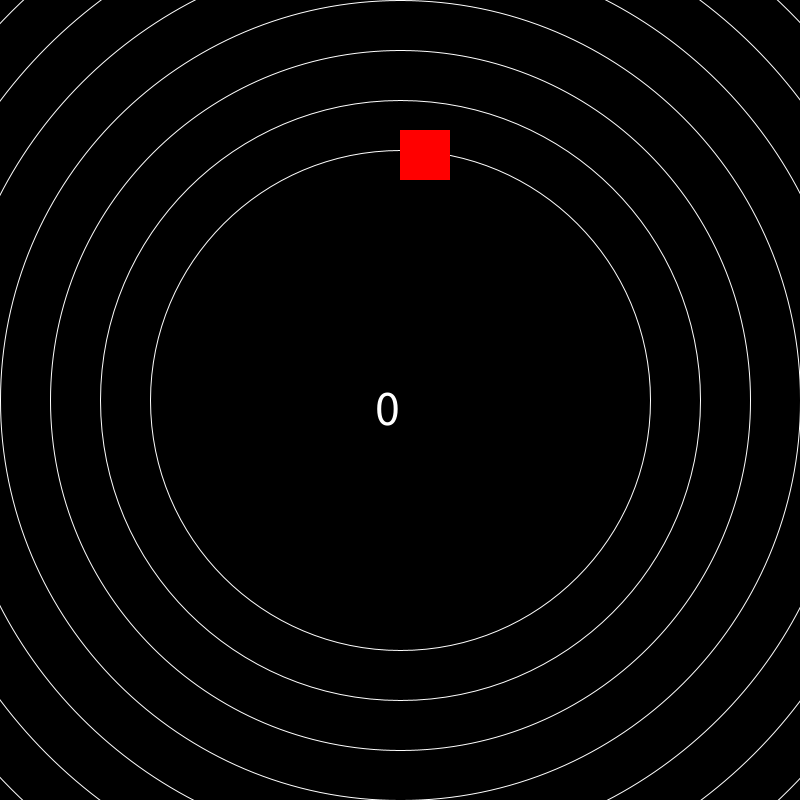
Frame 1 (no input)
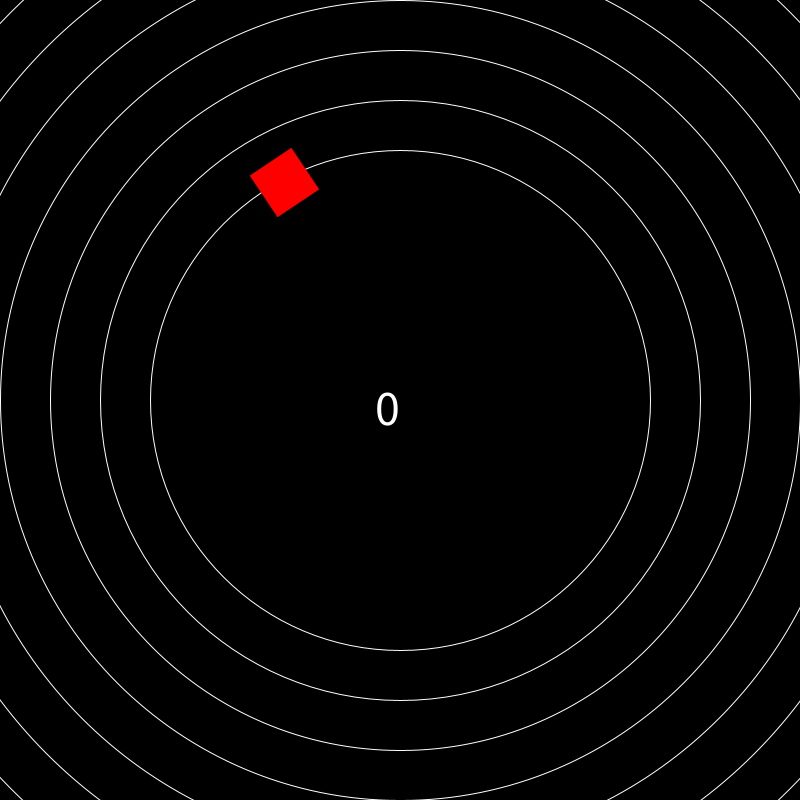
Frame 60 (the mouse pressed at the canvas centre just before this capture)
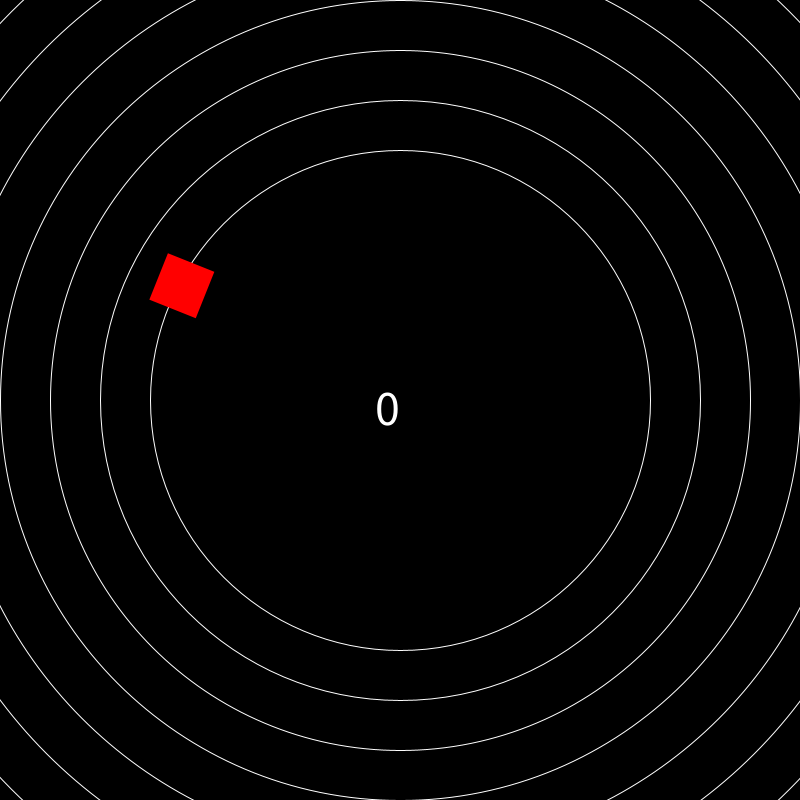
Frame 120 (the mouse held since frame 60 and released just before this capture)

The Processing sketch that drew these frames (run headless with seeded random() and noise(); from frame 60 on, the mouse is pressed at the canvas centre):

// Processing sketch: sketch_1kb_project
// ── sketch_1kb_project.pde
int s=0;
float a=0;
float[] e = new float[300];
boolean n = false;
void setup(){
  size(800,800);
  for(int i = 0; i < 300; i+=2){
  e[i]=(6+i);
  e[i+1]=(random(2*PI));
  }
}
void draw(){
  background(0);
  fill(255);
  textSize(50);
  text(s,375,425);
  stroke(255);
  noFill();
  for(int i = 0; i < 9; i++){
      ellipse(400,400,i*100+500,i*100+500);
  }
  fill(0);
  translate(400,400);
  rotate(a);
  noStroke();
  fill(255,0,0);
  rect(0,-270,50,50);
  rotate(-a);
  for(int i=0; i<e.length;i+=2){
      fill(0,255,255);
      rotate(e[i+1]);
      noStroke();
      fill(0,255,255);
      rect(0,-270-e[i]*50,50,50);
      rotate(-e[i+1]);
      if(n == false){
          e[i+1]+=random(0.01,0.02)*s/5+0.01;
          if(e[i+1] > 2*PI){
              e[i+1]-=2*PI;
          }
          if(e[i+1]<0){
              e[i+1]+=2*PI;
          }if(e[i]==0 && abs(e[i+1]-a)<0.3){
              n=true;}
      }
  }
  if(n==false){
      a-=random(0.01,0.02)*s/5+0.01;
      if(a>2*PI){
          a-=2*PI;
      }
      if(a<0){
          a+=2*PI;
      }
  }
}void keyPressed(){
    if(n==false){
        if(key==' '){
            s+=1;
        }
        for(int i=0; i<e.length; i+=2){
            e[i]-=1;
            if(e[i] < 0){
                e[i]=-10;
                
            }
        }
    }
}
